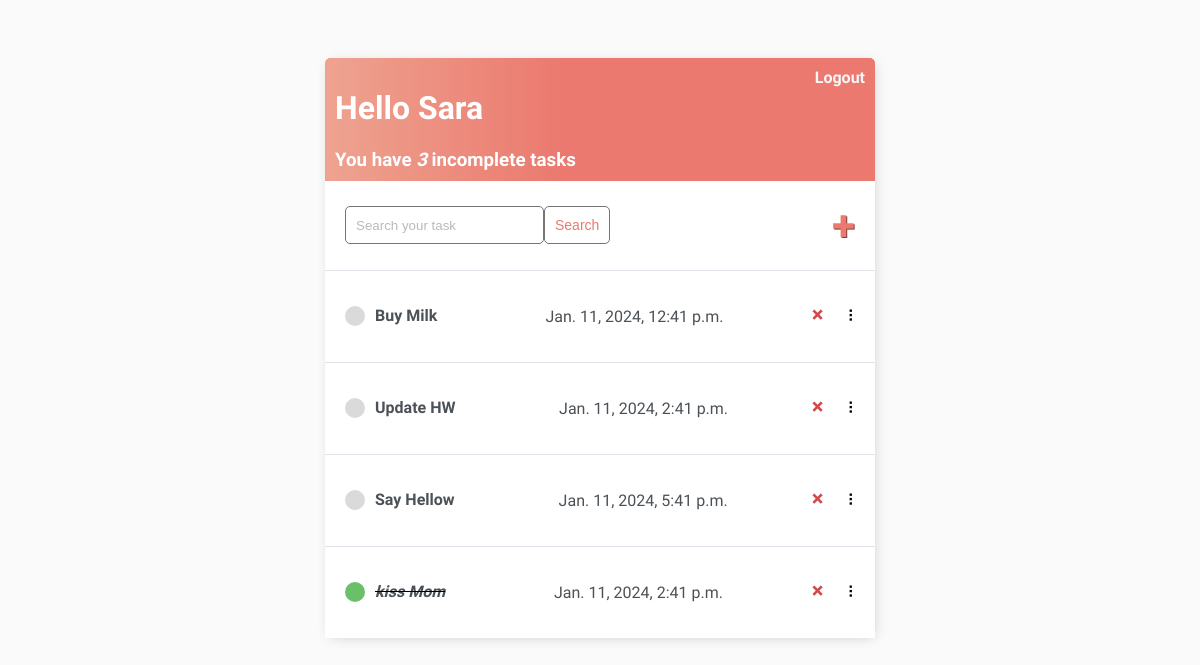
The app's page / (signed in) with its own data.
### login/models.py (models this page shows)
class Task(models.Model):
    user = models.ForeignKey(User, on_delete=models.CASCADE, null=True, blank=True)
    title = models.CharField(max_length=5000)
    description = models.TextField(max_length=5000, blank=True)
    create = models.DateTimeField(auto_now_add=True)
    complete = models.BooleanField(default=False)
    reminder = models.DateTimeField()
    due = models.DateTimeField()
    def __str__(self):
        return self.title
    class Meta:
        ordering = ['complete']

### login/views.py (the view)
# urls.py: path('', TaskList.as_view(), name='tasks'),
class TaskList(LoginRequiredMixin, ListView):
    model=Task
    context_object_name = 'tasks'
    def get_context_data(self, **kwargs: Any):
        context = super().get_context_data(**kwargs)
        context['tasks'] = context['tasks'].filter(user=self.request.user).order_by('due')
        context['count'] = context['tasks'].filter(complete=False).count()
        searchItem = self.request.GET.get('search-area') or ""
        if searchItem:
            context['tasks'] = context['tasks'].filter(title__startswith=searchItem)
        context['searchItem'] = searchItem
        return context

### login/templates/login/task_list.html
{% extends 'login/main.html' %}
{% block content %}
<div class="header-bar">
  <div>
      <h1>Hello {{request.user|title}}</h1>
      <h3 style="margin:0">You have <i>{{count}}</i> incomplete task{{ count|pluralize:"s" }}</h3>
  </div>
  {% if request.user.is_authenticated %}
  <a href="{% url 'logout' %}">Logout</a> {% else %}
  <a href="{% url 'login' %}">Login</a> {% endif %}
</div>
<div id="search-add-wrapper">
    <form method="GET" style="display: flex;">
        <input type='text' name='search-area' placeholder="Search your task" value="{{search_input}}">
        <input class="button" type="submit" value='Search'>
    </form>
    {% if tasks|length > 0 %}
    <a id="add-link" href="{% url 'task-create' %}">&#x2b;</a>
    {% endif %}
</div>
<div id="tasklist" class="task-items-wrapper">
    {% for task in tasks %}
        {% if not task.complete %}
            <div class="task-wrapper" data-position="{{task.pk}}">
                <div class="task-title">
                    <div class="task-incomplete-icon"></div>
                    <a href="{% url 'task-update' task.id %}">{{task}}</a>
                </div>
                <div class="task-title">
                    <p>{{task.due}}</p>
                </div>
                <div class="task-controls">
                    <a class="delete-link" href="{% url 'task-delete' task.id %}">&#215;</a>
                    <span class="handle">&nbsp;&#10247;</span>
                </div>
            </div>
        {% endif %}
        {% empty %}
        <div style="text-align: center; padding-bottom: 10px; line-height: 1em;">
            <h3>No new tasks are created.</h3>
            <h3>Create a <a style="text-decoration: none; color: #e53935;" href="{% url 'task-create' %}">New task</a> ! </h3>
        </div>
    {% endfor %}
</div>
<div id="tasklist" class="task-items-wrapper">
    {% for task in tasks %}
        {% if task.complete %}
            <div class="task-wrapper" data-position="{{task.pk}}">
                <div class="task-title">
                    <div class="task-complete-icon"></div>
                    <i><s><a href="{% url 'task-update' task.id %}">{{task}}</a></s></i>
                </div>
                <div class="task-title">
                    <p>{{task.due}}</p>
                </div>
                <div class="task-controls">
                    <a class="delete-link" href="{% url 'task-delete' task.id %}">&#215;</a>
                    <span class="handle">&nbsp;&#10247;</span>
                </div>
            </div>
        {% endif %}
    {% endfor %}
</div>
{% endblock content %}

### login/templates/login/main.html (style rules this page uses)
body { background-color: #FAFAFA; font-family: 'Nunito', sans-serif; padding-top: 50px; }
h1, h2, h3, h4, h5, h6, { font-family: 'Raleway', sans-serif; }
a, p { color: #4b5156 }
a { font-weight: 600; }
input { outline: none; border: none; }
.header-bar { display: flex; justify-content: space-between; color: #fff; padding: 10px; border-radius: 5px 5px 0 0; background: linear-gradient(90deg, #EEA390 0%, #EB796F 43%, #EB796F 100%); }
.header-bar a { color: rgb(247, 247, 247); text-decoration: none; }
.task-wrapper { display: flex; align-items: center; justify-content: space-between; background-color: #fff; border-top: 1px solid #dfe4ea; overflow: hidden; }
.task-title { display: flex; padding: 20px; }
.task-title a { text-decoration: none; color: #4b5156; margin-left: 10px; }
.task-complete-icon { height: 20px; width: 20px; background-color: rgb(105, 192, 105); border-radius: 50%; }
.task-incomplete-icon { height: 20px; width: 20px; background-color: rgb(218, 218, 218); border-radius: 50%; }
.delete-link { text-decoration: none; font-weight: 900; color: #cf4949; font-size: 22px; line-height: 0; padding: 20px 0px; }
.handle { display: inline-block; padding: 20px 16px; cursor: grab; user-select: none; }
.handle:after, .handle:before { display: block; content: ""; }
#add-link { color: #EB796F; text-decoration: none; font-size: 42px; text-shadow: 1px 1px #81413b; }
#search-add-wrapper { display: flex; justify-content: space-between; align-items: center; padding: 20px; }
input[type=text], input[type=password], textarea { border: 1px solid #757575; border-radius: 5px; padding: 10px; width: 90%; }
::placeholder { font-weight: 300; opacity: 0.5; }
.button { border: 1px solid #757575; background-color: #FFF; color: #EB796F; padding: 10px; font-size: 14px; border-radius: 5px; cursor: pointer; text-decoration: none; }

### records on screen
Task: title "Buy Milk", due "Jan. 11, 2024, 12:41 p.m."
Task: title "Update HW", due "Jan. 11, 2024, 2:41 p.m."
Task: title "Say Hellow", due "Jan. 11, 2024, 5:41 p.m."
Task: title "kiss Mom", due "Jan. 11, 2024, 2:41 p.m."

### other values on screen
{{ request.user|title }} "Sara"
{{ count }} "3"
